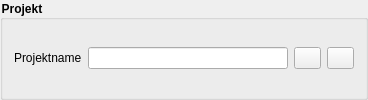
        <widget class="QGroupBox" name="groupBox_5">
         <property name="styleSheet">
          <string notr="true">QGroupBox
{	font-weight: bold;
}</string>
         </property>
         <property name="title">
          <string>Projekt</string>
         </property>
         <layout class="QGridLayout" name="gridLayout">
          <item row="0" column="0">
           <widget class="QLabel" name="label_7">
            <property name="text">
             <string>Projektname</string>
            </property>
           </widget>
          </item>
          <item row="0" column="2">
           <widget class="QLineEdit" name="fieldProjName">
            <property name="sizePolicy">
             <sizepolicy hsizetype="MinimumExpanding" vsizetype="Fixed">
              <horstretch>0</horstretch>
              <verstretch>0</verstretch>
             </sizepolicy>
            </property>
            <property name="minimumSize">
             <size>
              <width>200</width>
              <height>0</height>
             </size>
            </property>
           </widget>
          </item>
          <item row="0" column="4">
           <widget class="QPushButton" name="buttonSavePr">
            <property name="sizePolicy">
             <sizepolicy hsizetype="Minimum" vsizetype="Fixed">
              <horstretch>0</horstretch>
              <verstretch>0</verstretch>
             </sizepolicy>
            </property>
            <property name="maximumSize">
             <size>
              <width>27</width>
              <height>27</height>
             </size>
            </property>
            <property name="toolTip">
             <string>Einstellungen in Textdatei abspeichern</string>
            </property>
            <property name="text">
             <string/>
            </property>
            <property name="icon">
             <iconset>
              <normaloff>icons/icon_save.png</normaloff>icons/icon_save.png</iconset>
            </property>
            <property name="iconSize">
             <size>
              <width>24</width>
              <height>24</height>
             </size>
            </property>
            <property name="autoDefault">
             <bool>false</bool>
            </property>
           </widget>
          </item>
          <item row="0" column="5">
           <widget class="QPushButton" name="buttonOpenPr">
            <property name="sizePolicy">
             <sizepolicy hsizetype="Minimum" vsizetype="Fixed">
              <horstretch>0</horstretch>
              <verstretch>0</verstretch>
             </sizepolicy>
            </property>
            <property name="maximumSize">
             <size>
              <width>27</width>
              <height>27</height>
             </size>
            </property>
            <property name="toolTip">
             <string>Projekteinstellungen aus Textdatei laden</string>
            </property>
            <property name="text">
             <string/>
            </property>
            <property name="icon">
             <iconset>
              <normaloff>icons/icon_open.png</normaloff>icons/icon_open.png</iconset>
            </property>
            <property name="iconSize">
             <size>
              <width>24</width>
              <height>24</height>
             </size>
            </property>
            <property name="autoDefault">
             <bool>false</bool>
            </property>
           </widget>
          </item>
         </layout>
        </widget>
